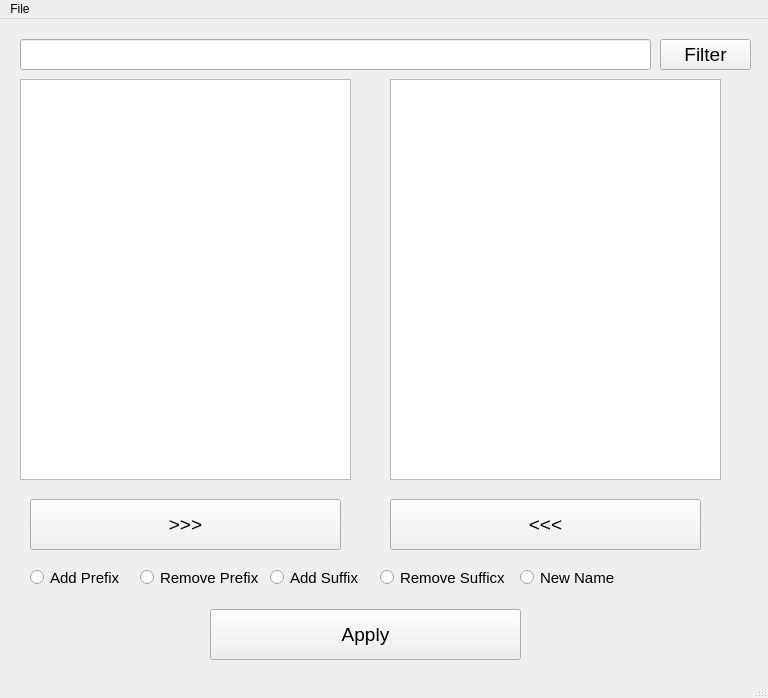
<?xml version="1.0" encoding="UTF-8"?>
<ui version="4.0">
 <class>MainWindow</class>
 <widget class="QMainWindow" name="MainWindow">
  <property name="geometry">
   <rect>
    <x>0</x>
    <y>0</y>
    <width>768</width>
    <height>698</height>
   </rect>
  </property>
  <property name="windowTitle">
   <string>MainWindow</string>
  </property>
  <widget class="QWidget" name="centralwidget">
   <widget class="QLineEdit" name="filterEdit">
    <property name="geometry">
     <rect>
      <x>20</x>
      <y>20</y>
      <width>631</width>
      <height>31</height>
     </rect>
    </property>
    <property name="font">
     <font>
      <pointsize>14</pointsize>
      <weight>50</weight>
      <bold>false</bold>
     </font>
    </property>
   </widget>
   <widget class="QPushButton" name="filterButton">
    <property name="geometry">
     <rect>
      <x>660</x>
      <y>20</y>
      <width>91</width>
      <height>31</height>
     </rect>
    </property>
    <property name="font">
     <font>
      <pointsize>14</pointsize>
      <weight>50</weight>
      <bold>false</bold>
     </font>
    </property>
    <property name="text">
     <string>Filter</string>
    </property>
   </widget>
   <widget class="QListView" name="listView">
    <property name="geometry">
     <rect>
      <x>20</x>
      <y>60</y>
      <width>331</width>
      <height>401</height>
     </rect>
    </property>
    <property name="font">
     <font>
      <pointsize>14</pointsize>
      <weight>50</weight>
      <bold>false</bold>
     </font>
    </property>
    <property name="selectionMode">
     <enum>QAbstractItemView::ExtendedSelection</enum>
    </property>
   </widget>
   <widget class="QListView" name="selectView">
    <property name="geometry">
     <rect>
      <x>390</x>
      <y>60</y>
      <width>331</width>
      <height>401</height>
     </rect>
    </property>
    <property name="font">
     <font>
      <pointsize>14</pointsize>
      <weight>50</weight>
      <bold>false</bold>
     </font>
    </property>
    <property name="selectionMode">
     <enum>QAbstractItemView::ExtendedSelection</enum>
    </property>
   </widget>
   <widget class="QPushButton" name="selectButton">
    <property name="geometry">
     <rect>
      <x>30</x>
      <y>480</y>
      <width>311</width>
      <height>51</height>
     </rect>
    </property>
    <property name="font">
     <font>
      <pointsize>14</pointsize>
      <weight>50</weight>
      <bold>false</bold>
     </font>
    </property>
    <property name="text">
     <string>&gt;&gt;&gt;</string>
    </property>
   </widget>
   <widget class="QPushButton" name="removeButton">
    <property name="geometry">
     <rect>
      <x>390</x>
      <y>480</y>
      <width>311</width>
      <height>51</height>
     </rect>
    </property>
    <property name="font">
     <font>
      <pointsize>14</pointsize>
      <weight>50</weight>
      <bold>false</bold>
     </font>
    </property>
    <property name="text">
     <string>&lt;&lt;&lt;</string>
    </property>
   </widget>
   <widget class="QRadioButton" name="addPrefixRadio">
    <property name="geometry">
     <rect>
      <x>30</x>
      <y>550</y>
      <width>171</width>
      <height>17</height>
     </rect>
    </property>
    <property name="font">
     <font>
      <pointsize>11</pointsize>
      <weight>50</weight>
      <bold>false</bold>
     </font>
    </property>
    <property name="text">
     <string>Add Prefix</string>
    </property>
   </widget>
   <widget class="QRadioButton" name="removeSuffixRadio">
    <property name="geometry">
     <rect>
      <x>140</x>
      <y>550</y>
      <width>171</width>
      <height>17</height>
     </rect>
    </property>
    <property name="font">
     <font>
      <pointsize>11</pointsize>
      <weight>50</weight>
      <bold>false</bold>
     </font>
    </property>
    <property name="text">
     <string>Remove Prefix</string>
    </property>
   </widget>
   <widget class="QRadioButton" name="addSuffixRadio">
    <property name="geometry">
     <rect>
      <x>270</x>
      <y>550</y>
      <width>171</width>
      <height>17</height>
     </rect>
    </property>
    <property name="font">
     <font>
      <pointsize>11</pointsize>
      <weight>50</weight>
      <bold>false</bold>
     </font>
    </property>
    <property name="text">
     <string>Add Suffix</string>
    </property>
   </widget>
   <widget class="QRadioButton" name="removeSuffixRadio_2">
    <property name="geometry">
     <rect>
      <x>380</x>
      <y>550</y>
      <width>171</width>
      <height>17</height>
     </rect>
    </property>
    <property name="font">
     <font>
      <pointsize>11</pointsize>
      <weight>50</weight>
      <bold>false</bold>
     </font>
    </property>
    <property name="text">
     <string>Remove Sufficx</string>
    </property>
   </widget>
   <widget class="QRadioButton" name="newNameRadio">
    <property name="geometry">
     <rect>
      <x>520</x>
      <y>550</y>
      <width>171</width>
      <height>17</height>
     </rect>
    </property>
    <property name="font">
     <font>
      <pointsize>11</pointsize>
      <weight>50</weight>
      <bold>false</bold>
     </font>
    </property>
    <property name="text">
     <string>New Name</string>
    </property>
   </widget>
   <widget class="QPushButton" name="applyButton">
    <property name="geometry">
     <rect>
      <x>210</x>
      <y>590</y>
      <width>311</width>
      <height>51</height>
     </rect>
    </property>
    <property name="font">
     <font>
      <pointsize>14</pointsize>
      <weight>50</weight>
      <bold>false</bold>
     </font>
    </property>
    <property name="text">
     <string>Apply</string>
    </property>
   </widget>
  </widget>
  <widget class="QMenuBar" name="menubar">
   <property name="geometry">
    <rect>
     <x>0</x>
     <y>0</y>
     <width>768</width>
     <height>21</height>
    </rect>
   </property>
   <widget class="QMenu" name="menuFile">
    <property name="title">
     <string>File</string>
    </property>
    <addaction name="actionOpen"/>
   </widget>
   <addaction name="menuFile"/>
  </widget>
  <widget class="QStatusBar" name="statusbar"/>
  <action name="actionOpen">
   <property name="text">
    <string>Open Directory</string>
   </property>
  </action>
 </widget>
 <resources/>
 <connections/>
</ui>
